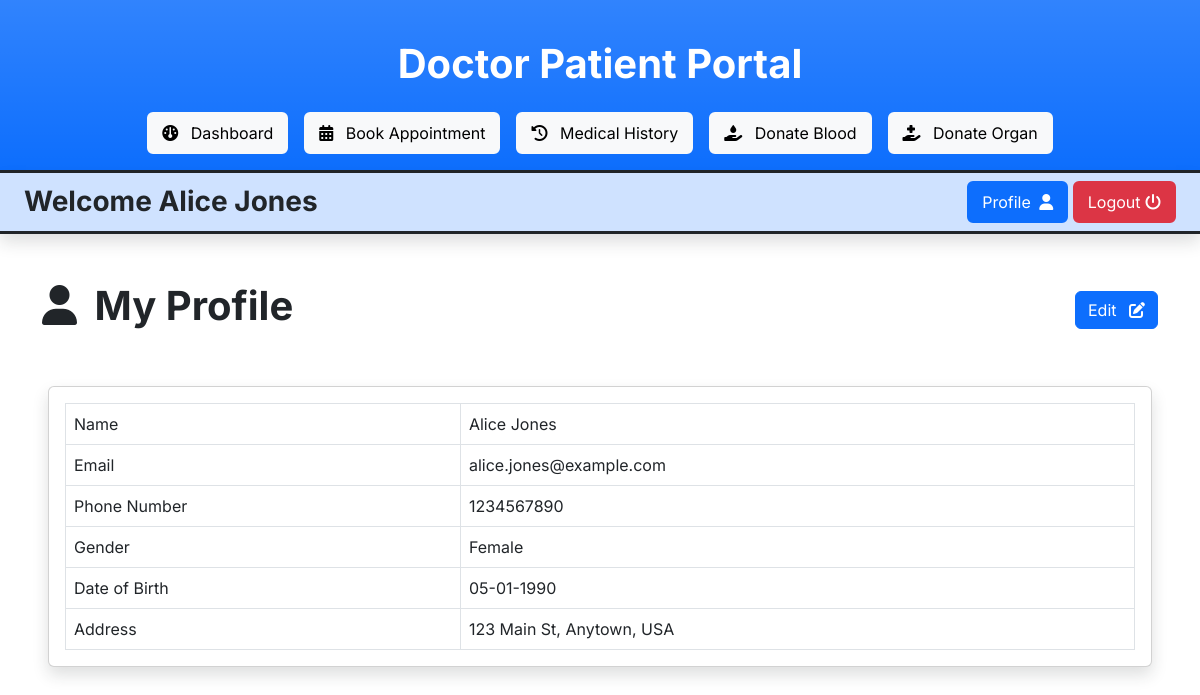
/patient/profile.php (signed in), run on the app's committed database.
### tables this page shows
CREATE TABLE `patients` (
  `patient_id` int(11) NOT NULL,
  `first_name` varchar(255) NOT NULL,
  `last_name` varchar(255) NOT NULL,
  `email` varchar(255) NOT NULL,
  `password` varchar(255) NOT NULL,
  `dob` date NOT NULL,
  `gender` varchar(255) NOT NULL,
  `phone` varchar(255) NOT NULL,
  `address` varchar(255) NOT NULL,
  `dt` datetime NOT NULL DEFAULT current_timestamp()
);

### patient/profile.php (the view, shortened to what this page needs)
<?php include("includes/header.php") ?>
<div class="container my-5 d-flex justify-content-between align-items-center">
    <h1><i class="fa-solid fa-user me-2"></i> My Profile</h1>
    <button type="button" class="btn btn-primary" data-bs-toggle="modal" data-bs-target="#editProfile">
        Edit <i class="fa-solid fa-edit ms-2"></i>
    </button>
</div>
<div class="card shadow mb-4 mx-5">
    <div class="card-body">
        <div class="table-responsive">
            <table class="table table-bordered py-2 mb-0">
                <tbody>
                    <tr>
                        <td>Name</td>
                        <td><?php echo $row["first_name"] . " " . $row["last_name"] ?></td>
                    </tr>
                    <tr>
                        <td>Email</td>
                        <td><?php echo $row["email"] ?></td>
                    </tr>
                    <tr>
                        <td>Phone Number</td>
                        <td><?php echo $row["phone"] ?></td>
                    </tr>
                    <tr>
                        <td>Gender</td>
                        <td class="text-capitalize"><?php echo $row["gender"] ?></td>
                    </tr>
                    <tr>
                        <td>Date of Birth</td>
                        <td><?php echo date("m-d-Y", strtotime($row["dob"])) ?></td>
                    </tr>
                    <tr>
                        <td>Address</td>
                        <td><?php echo $row["address"] ?></td>
                    </tr>
                </tbody>
            </table>
        </div>
    </div>
</div>
<?php include("includes/footer.php") ?>

### patient/includes/header.php (shortened to what this page needs)
<?php
include("../connection.php");
$patient_id = $_SESSION["patient_id"];
$query = mysqli_query($con, "SELECT * FROM patients WHERE patient_id = '$patient_id'");
$row = mysqli_fetch_assoc($query);
?>
<!DOCTYPE html>
<html lang="en">
<head>
    <link rel="stylesheet" href="../vendor/bootstrap/bootstrap.min.css">
    <link rel="stylesheet" href="../vendor/fontawesome/css/all.min.css">
    <link rel="stylesheet" href="../vendor/datatables/dataTables.bootstrap5.min.css">
    <link rel="stylesheet" href="../admin-panel.css">
</head>
<body>
    <header class="text-center border-bottom border-3 border-dark bg-primary bg-gradient text-white py-3">
        <h1 class="my-4">Doctor Patient Portal</h1>
        <ul class="nav d-flex justify-content-center gap-3">
            <li><a class="btn btn-light" href="./"><i class="fa-solid fa-dashboard me-2"></i> Dashboard</a></li>
            <li><a class="btn btn-light" href="appointments"><i class="fa-solid fa-calendar-days me-2"></i>
                    Book Appointment</a>
            </li>
            <li><a class="btn btn-light" href="medical-history"><i class="fa-solid fa-clock-rotate-left me-2"></i>
                    Medical History</a>
            </li>
            <li><a class="btn btn-light" href="blood-donation"><i class="fa-solid fa-hand-holding-droplet me-2"></i>
                    Donate Blood</a>
            </li>
            <li><a class="btn btn-light" href="organ-donation"><i class="fa-solid fa-hand-holding-medical me-2"></i>
                    Donate Organ</a>
            </li>
        </ul>
    </header>
    <div class="bg-primary-subtle py-2 px-4 d-flex justify-content-between align-items-center border-bottom border-3 border-dark shadow">
        <h3 class="m-0">Welcome <?php echo $row["first_name"] . " " . $row["last_name"] ?></h3>
        <div>
            <a href="profile" class="btn btn-primary">Profile <i class="fa-solid fa-user ms-1"></i></a>
            <a href="#logoutModal" data-bs-toggle="modal" class="btn btn-danger">Logout <i class="fa-solid fa-power-off"></i></a>
        </div>
    </div>

### admin-panel.css (style rules this page uses)
body { font-family: 'Inter', sans-serif; }
h1, h2, h3, h4, h5, h6 { font-weight: 700; }

### data on the page
patients: first_name "Alice", last_name "Jones", email "alice.jones@example.com", phone "1234567890", gender "Female", dob "05-01-1990", address "123 Main St, Anytown, USA"
